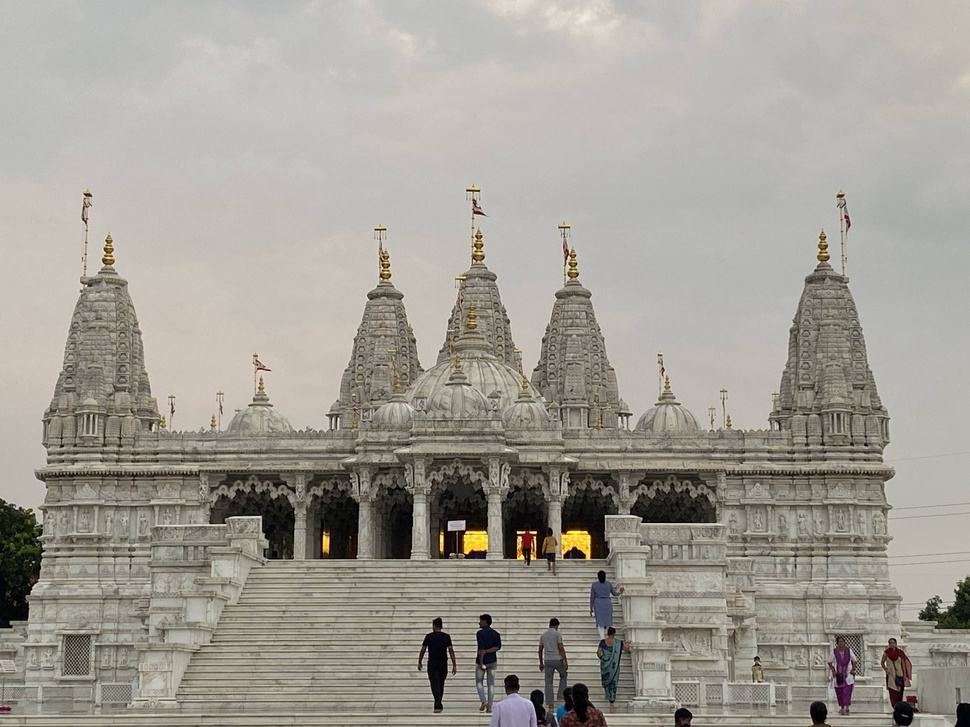
#> input picture mean_blur/4.jpg, 970 x 727 px, shrunk from 4032 x 3024 before the run
$ python mean_blur.py
#> lines starting #> are read from the running program, lines starting #| are printed output that depends on the picture
import cv2 as cv
import sys
import numpy as np
import random as r
import os
from PIL import Image as im


def noisy(noise_typ,image):
    if noise_typ == "gauss":
        # Generate Gaussian noise
        gauss = np.random.normal(0,1,image.size)
        gauss = gauss.reshape(image.shape[0],image.shape[1],image.shape[2]).astype('uint8')
        # Add the Gaussian noise to the image
        img_gauss = cv.add(image,gauss)
        cv.imwrite("Noise.png", gauss)
        return img_gauss

    elif noise_typ == "s&p":
      row,col,ch = image.shape
      s_vs_p = 0.5
      amount = 0.004
      out = np.copy(image)
      # Salt mode
      num_salt = np.ceil(amount * image.size * s_vs_p)
      coords = [np.random.randint(0, i - 1, int(num_salt))
              for i in image.shape]
      out[coords] = 1

      # Pepper mode
      num_pepper = np.ceil(amount* image.size * (1. - s_vs_p))
      coords = [np.random.randint(0, i - 1, int(num_pepper))
              for i in image.shape]
      out[coords] = 0
      return out
    elif noise_typ == "poisson":
        vals = len(np.unique(image))
        vals = 2 ** np.ceil(np.log2(vals))
        noisy = np.random.poisson(image * vals) / float(vals)
        return noisy
    elif noise_typ =="speckle":
        row,col,ch = image.shape
        gauss = np.random.randn(row,col,ch)
        gauss = gauss.reshape(row,col,ch)
        noisy = image + image * gauss
        return noisy

img = cv.imread(cv.samples.findFile("4.jpg"))
#> img is the input picture: shape (727, 970, 3); mean B, G, R 148.8, 157.1, 161.1
if img is None:
    sys.exit("Could not read the image.")

else :
    width , height , depth = img.shape
#> width = 727; height = 970; depth = 3
    # [8 lines of commented-out code are left out]
    img_noisy = noisy("gauss",img)
#> in noisy, `img_gauss = cv.add(image,gauss)`:
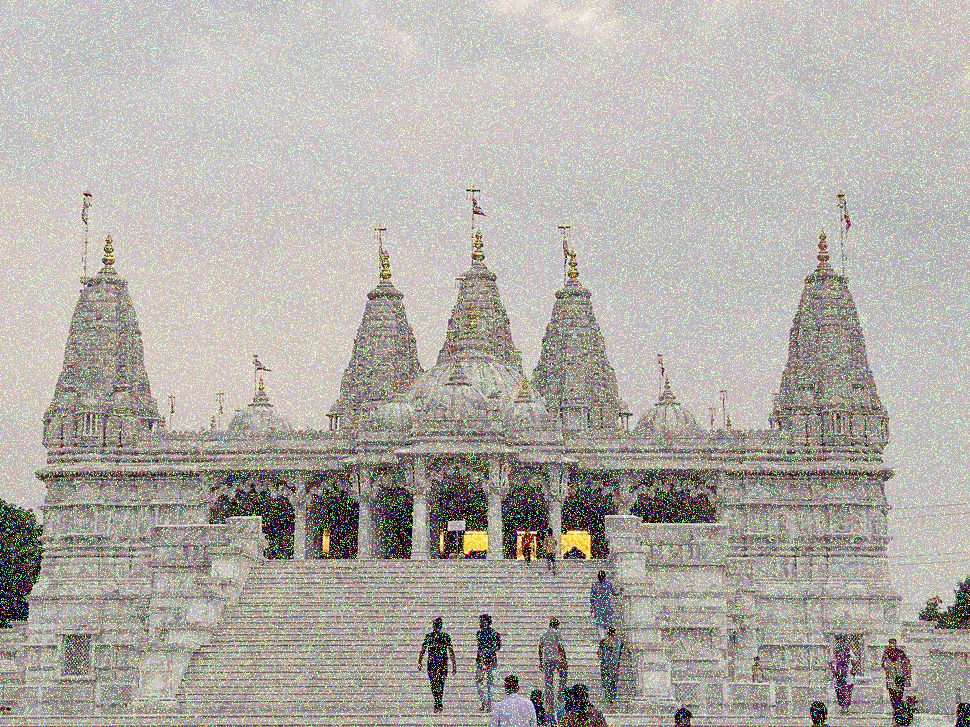
#> img_gauss: shape (727, 970, 3); mean B, G, R 165.8, 172.8, 176.2
#> in noisy, `cv.imwrite("Noise.png", gauss)`:
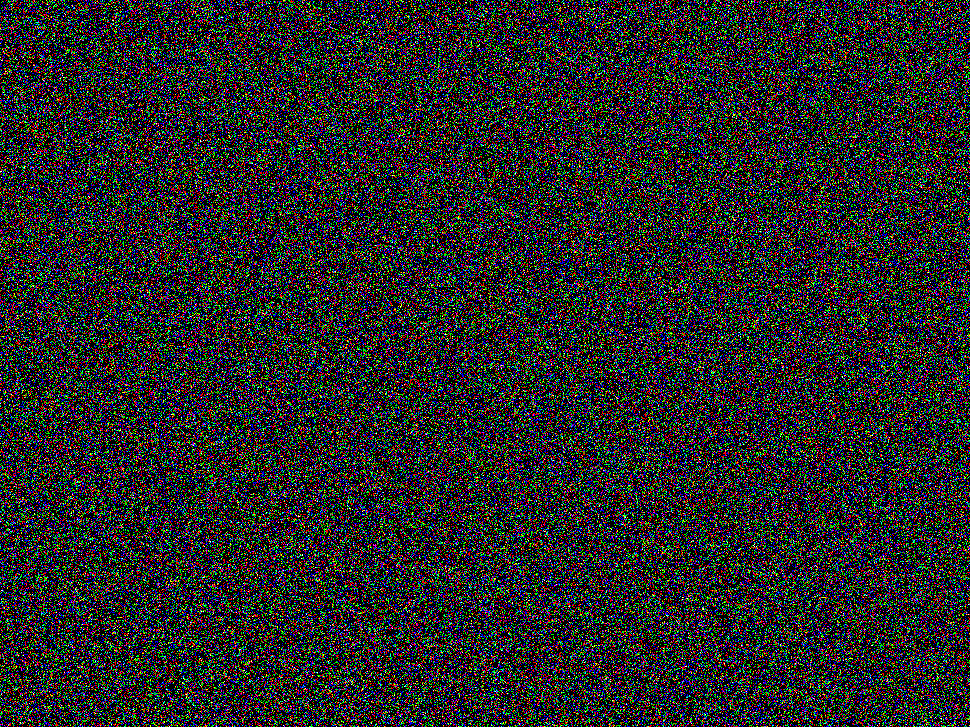
#> saved as Noise.png: shape (727, 970, 3); mean B, G, R 40.7, 40.5, 40.6

    for kernal_size in range (1,40,2):
        print(kernal_size)
        kernel = np.ones((kernal_size,kernal_size),np.float32)/(kernal_size*kernal_size)
        dst = cv.filter2D(img_noisy,-1,kernel)
        file_name = "mean_blur" + str(kernal_size) + ".png"
        cv.imwrite(file_name, dst)
#> this loop made 20 passes
#> pass 3, `dst = cv.filter2D(img_noisy,-1,kernel)`:
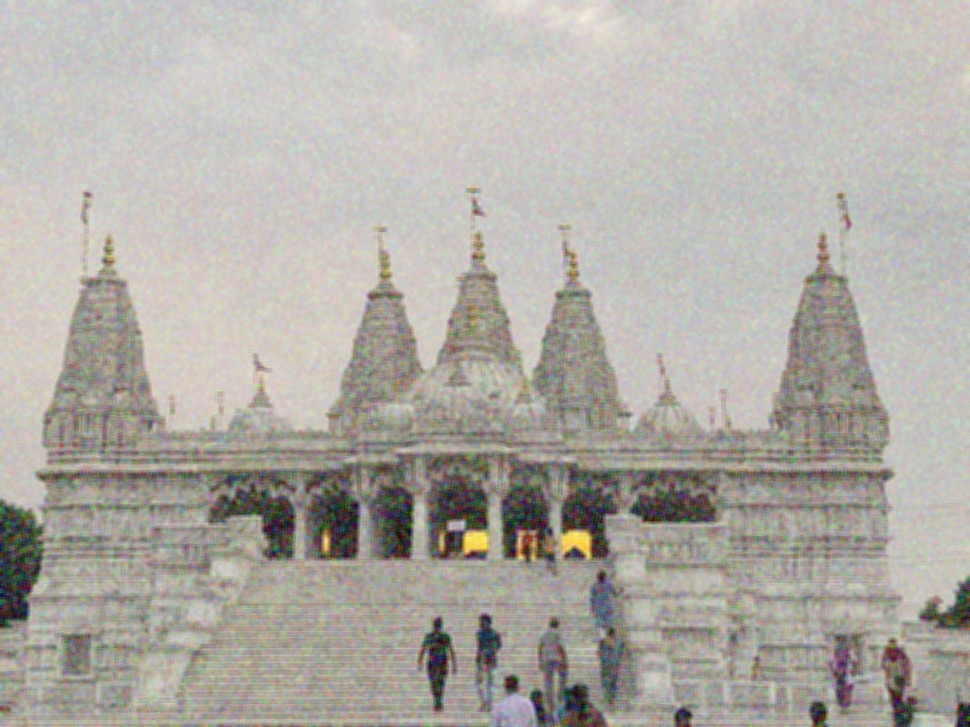
#> dst: shape (727, 970, 3); mean B, G, R 165.9, 172.8, 176.2
